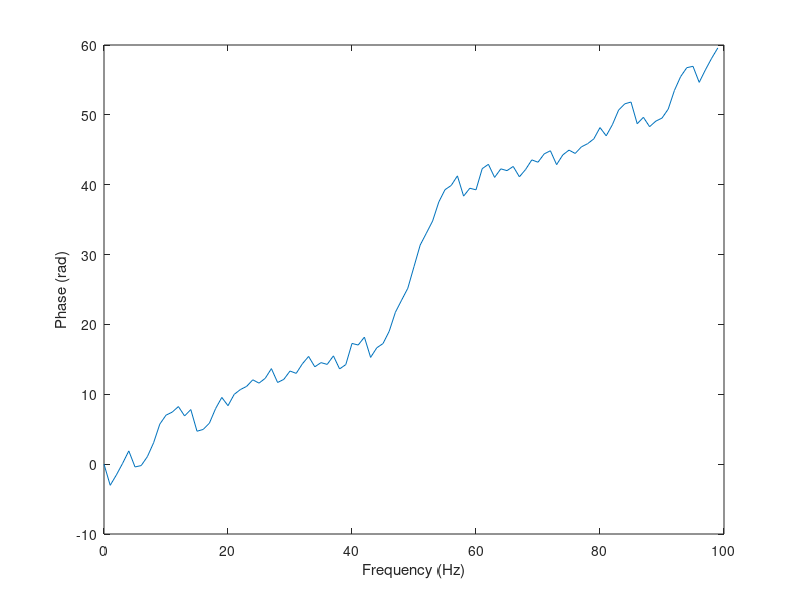
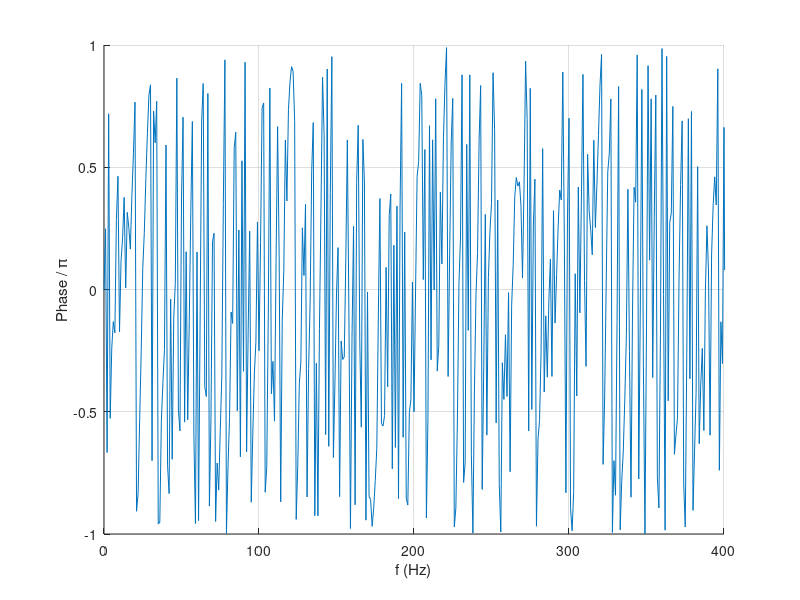

MATLAB code for these plots, in order:
%% Example from FFT Phase on mathworks

% Generate a signal that consists of two sinusoids of frequencies 15 Hz 
% and 40 Hz. The signal is sampled at 100 Hz for one second.
fs = 100;
t = 0:1/fs:1-1/fs;
x = sin(2*pi*15*t) + sin(2*pi*40*t);

% Compute the discrete Fourier transform of the signal. Plot the magnitude
% of the transform as a function of frequency.
y = fft(x);

ly = length(y);
f = (-ly/2:ly/2-1)/ly*fs;

stem(f,abs(fftshift(y)))
xlabel 'Frequency (Hz)'
ylabel '|y|'

% Find the phase of the transform and plot it as a function of frequency.

phs = angle(fftshift(y));

plot(f,phs/pi)
xlabel 'Frequency (Hz)'
ylabel 'Phase / \pi'
grid

%% FFT Phase
% Generate a signal and compute its DFT. Specify a sample rate of 100 Hz. Find 
% the phase of the transform and plot it as a function of frequency.
% 
% 

% Copyright 2015 The MathWorks, Inc.


t = (0:99)/100;                        % Time vector
x = sin(2*pi*15*t) + sin(2*pi*40*t);   % Signal
y = fft(x);                            % Compute DFT of x
p = unwrap(angle(y));                  % Phase
f = (0:length(y)-1)/length(y)*100;     % Frequency vector
plot(f,p)
xlabel 'Frequency (Hz)'
ylabel 'Phase (rad)'

%% Another example from the web somewhere

Fs = 1000;
t = 0:1/Fs:1-1/Fs;
x = cos(2*pi*100*t-pi/4)+cos(2*pi*200*t-pi/2);
xdft = fft(x);
angle([xdft(101) xdft(201)]) 

% PHASE calculation
phs = (angle(xdft));
lxdft = length(xdft);
f_phase = (0:lxdft-1) * (Fs/lxdft);
f_phase = f_phase.';

figure;
hold on
plot(f_phase, phs/pi)
xlabel('f (Hz)')
ylabel('Phase / \pi')
grid
xlim([0, 400])
% ylim([-2, 2])
hold off